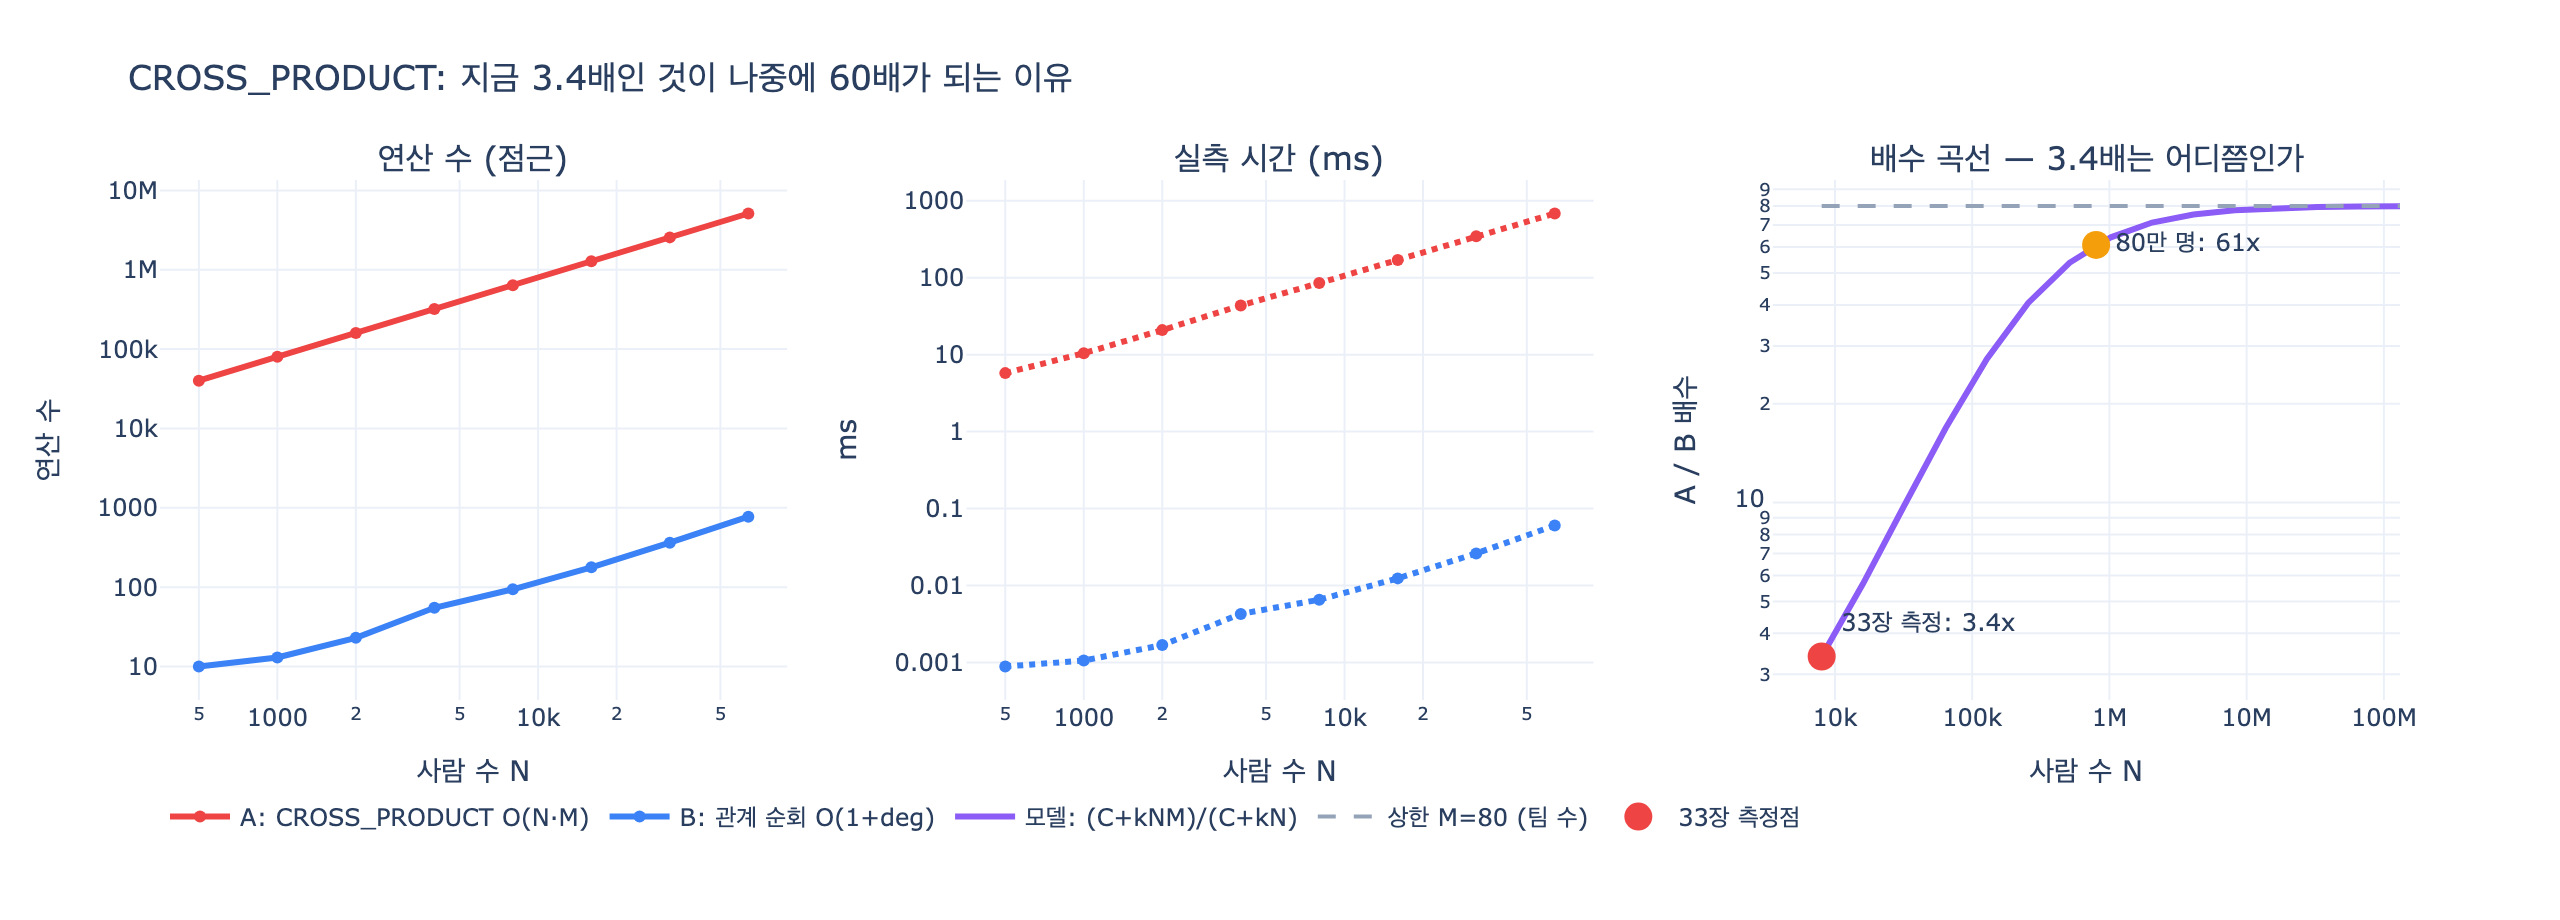

Here is the Python script that generated this plot:
# %% [markdown]
# # CROSS_PRODUCT 가 3.4배여도 심각한 이유
#
# 33장 `ex1_read_plan.py` 는 같은 답을 내는 세 쿼리를 잰다.
#
# - **A. 두 끝을 따로 찾음** → 플랜에 `CROSS_PRODUCT` 가 있다. 사람 8,000명 × 팀 80개를 만들고 거른다.
# - **B. 팀에서 시작 / C. 사람에서 시작** → 관계를 따라간다.
#
# 측정값은 "A 가 B·C 의 3.4배". 3.4배는 아무도 안 고칠 숫자다. 그런데 이건 **배수 자체가 N에 비례해서 자라는** 종류의 차이다.
#
# $$T_A(N) \propto |P| \times |T| = N \cdot M, \qquad T_{B}(N) \propto |P| + E \;\text{(사실은 } \log|T| + \deg t \text{)}$$
#
# 그래서 배수는
#
# $$R(N) = \frac{T_A}{T_B} \sim \frac{N \cdot M}{N} = M \quad\text{— 상수가 아니라 } M \text{(팀 수)에 붙어 자란다.}$$
#
# 이 노트북은 순수 파이썬으로 두 플랜을 흉내 내서, 배수가 **왜 작은 규모에서 작아 보이는지**를 보여 준다.

# %%
import random
import time

import plotly.graph_objects as go
from plotly.subplots import make_subplots


def _show(fig):
    try:
        from IPython import get_ipython
        if get_ipython() is not None:
            fig.show()
    except ImportError:
        pass


N_TEAMS = 80
TARGET_TEAM = 7
TARGET_CITY = "마포"
CITIES = ["강남", "마포", "판교", "성수"]

print(f"팀 {N_TEAMS}개, 찾는 조건: 팀{TARGET_TEAM} 의 구성원 중 {TARGET_CITY} 거주자 수")
# 출력: 팀 80개, 찾는 조건: 팀7 의 구성원 중 마포 거주자 수


# %% [markdown]
# ## 1. 데이터를 만든다
#
# 사람 N명, 팀 M개, 소속 엣지 N개(사람마다 팀 하나). 두 가지 표현을 같이 만든다.
#
# - `people`, `teams` : 노드 목록 — 곱집합 플랜이 쓴다
# - `team_members` : 인접 리스트 — 관계 순회 플랜이 쓴다
# - `team_by_name` : 이름 → 팀 인덱스 (그래프 DB의 인덱스에 해당)

# %%
def build(n_people, n_teams=N_TEAMS, seed=42):
    rnd = random.Random(seed)
    people = [{"id": i, "name": f"P{i}", "city": CITIES[(i * 7) % 4]}
              for i in range(n_people)]
    teams = [{"id": t, "name": f"팀{t}"} for t in range(n_teams)]
    member_of = [rnd.randrange(n_teams) for _ in range(n_people)]

    team_members = [[] for _ in range(n_teams)]      # 인접 리스트 (관계)
    for i, t in enumerate(member_of):
        team_members[t].append(i)

    team_by_name = {t["name"]: t["id"] for t in teams}  # 인덱스
    return people, teams, member_of, team_members, team_by_name


p, t, mo, tm, tbn = build(8000)
print(f"사람 {len(p):,}명, 팀 {len(t)}개, 엣지 {len(mo):,}개")
print(f"팀{TARGET_TEAM} 구성원 수 = {len(tm[TARGET_TEAM]):,} (평균 차수 {len(mo) / len(t):.0f})")
# 출력: 사람 8,000명, 팀 80개, 엣지 8,000개
# 출력: 팀7 구성원 수 = 93 (평균 차수 100)


# %% [markdown]
# ## 2. 플랜 A — 곱집합 후 필터
#
# 쿼리 A 는 `(p:Person), (t:Team)` 처럼 **두 끝을 따로** 찾는다.
# 엔진이 둘을 잇는 방법을 못 찾으면 모든 쌍을 만들어 놓고 조건으로 거른다.
#
# $$\text{연산 수} = |P| \times |T| = N \cdot M$$

# %%
def plan_a_cross_product(people, teams, member_of):
    """CROSS_PRODUCT: 모든 (사람, 팀) 쌍을 만들고 나서 거른다."""
    ops = 0
    hit = 0
    for person in people:
        for team in teams:
            ops += 1                                     # 쌍 하나 생성 = 연산 1
            if team["name"] != f"팀{TARGET_TEAM}":
                continue
            if person["city"] != TARGET_CITY:
                continue
            if member_of[person["id"]] == team["id"]:
                hit += 1
    return hit, ops


# %% [markdown]
# ## 3. 플랜 B — 인덱스로 시작점 하나, 나머지는 관계로
#
# 쿼리 B 는 `(t:Team {name:'팀7'})<-[:Member]-(p:Person)` 이다.
# 시작점 하나만 인덱스로 찾고, 그다음은 이미 이어져 있는 엣지를 따라간다.
#
# $$\text{연산 수} = \underbrace{1}_{\text{인덱스 조회}} + \deg(t) \;\approx\; O(|P| + E)\ \text{규모에서 } O(E/M)$$

# %%
def plan_b_traversal(team_members, team_by_name, people):
    """인덱스로 팀 하나 찾고, 인접 리스트만 훑는다."""
    ops = 1                                              # 인덱스 조회 1회
    tid = team_by_name[f"팀{TARGET_TEAM}"]
    hit = 0
    for pid in team_members[tid]:                        # 엣지를 따라간다
        ops += 1
        if people[pid]["city"] == TARGET_CITY:
            hit += 1
    return hit, ops


a_hit, a_ops = plan_a_cross_product(p, t, mo)
b_hit, b_ops = plan_b_traversal(tm, tbn, p)
print(f"A: 답={a_hit}, 연산={a_ops:,}")
print(f"B: 답={b_hit}, 연산={b_ops:,}")
print(f"답이 같다: {a_hit == b_hit} / 연산 배수 {a_ops / b_ops:,.0f}x")
# 출력: A: 답=25, 연산=640,000
# 출력: B: 답=25, 연산=94
# 출력: 답이 같다: True / 연산 배수 6,809x


# %% [markdown]
# ## 4. N 을 키우며 연산 수와 실측 시간을 잰다
#
# 여기서 핵심은 **연산 수 배수는 이미 수천 배인데 실측 시간 배수는 훨씬 작다**는 점이다.
# 실측에는 파싱·계획·호출 같은 **고정 비용**이 붙기 때문이다. 33장 `ex2` 가 인덱스 실험에서
# 만난 것과 같은 함정이다.

# %%
SIZES = [500, 1000, 2000, 4000, 8000, 16000, 32000, 64000]

rows = []
for n in SIZES:
    people, teams, member_of, team_members, team_by_name = build(n)

    t0 = time.perf_counter()
    ha, oa = plan_a_cross_product(people, teams, member_of)
    ta = (time.perf_counter() - t0) * 1000

    reps = 200
    t0 = time.perf_counter()
    for _ in range(reps):
        hb, ob = plan_b_traversal(team_members, team_by_name, people)
    tb = (time.perf_counter() - t0) / reps * 1000

    assert ha == hb, (ha, hb)
    rows.append(dict(n=n, ops_a=oa, ops_b=ob, ms_a=ta, ms_b=tb))

print(f"{'사람 수':>9}{'A 연산':>12}{'B 연산':>9}{'A ms':>10}{'B ms':>9}"
      f"{'연산 배수':>12}{'시간 배수':>11}")
print("-" * 74)
for r in rows:
    print(f"{r['n']:>9,}{r['ops_a']:>12,}{r['ops_b']:>9,}"
          f"{r['ms_a']:>10.2f}{r['ms_b']:>9.3f}"
          f"{r['ops_a'] / r['ops_b']:>11,.0f}x{r['ms_a'] / r['ms_b']:>10,.0f}x")
# 출력:
#      사람 수        A 연산     B 연산      A ms     B ms       연산 배수      시간 배수
# --------------------------------------------------------------------------
#       500      40,000       10      5.52    0.001      4,000x     6,286x
#     1,000      80,000       13     10.48    0.001      6,154x     9,845x
#     2,000     160,000       23     21.38    0.002      6,957x    12,528x
#     4,000     320,000       55     44.43    0.004      5,818x    11,596x
#     8,000     640,000       94     86.50    0.007      6,809x    13,174x
#    16,000   1,280,000      178    185.09    0.014      7,191x    13,497x
#    32,000   2,560,000      363    348.75    0.026      7,052x    13,337x
#    64,000   5,120,000      773    712.65    0.061      6,624x    11,743x


# %% [markdown]
# ## 5. 왜 실측 배수는 「3.4배」로 보였나 — 고정 비용 모델
#
# 실제 DB 에서 한 번 재는 시간은
#
# $$T_{\text{측정}}(N) = \underbrace{C}_{\text{파싱·계획·왕복 (상수)}} + \underbrace{k \cdot W(N)}_{\text{진짜 일}}$$
#
# 이고, 배수는
#
# $$R(N) = \frac{C + k\,N M}{C + k\,N} \xrightarrow[\;C \gg kNM\;]{} 1, \qquad \xrightarrow[\;C \ll kNM\;]{} M$$
#
# 즉 **작은 N 에서는 배수가 1 쪽으로 눌려 보이고**, N 이 커지면 $M$(팀 수)까지 올라간다.
# 3.4배는 "작은 차이"가 아니라 **아직 눌려 있는 상태의 큰 차이**다.

# %%
# 33장 ex1 상황(사람 8,000 / 팀 80)에서 3.4배가 나오도록 고정 비용 C 를 역산한다.
N0, M0, R0 = 8000, 80, 3.4
K = 1.0                                   # 일 단위당 시간 (임의 단위)
# C + K*N0*M0 = R0 * (C + K*N0)  ->  C = K*N0*(M0 - R0) / (R0 - 1)
C = K * N0 * (M0 - R0) / (R0 - 1)


def modeled_ratio(n, m=M0):
    return (C + K * n * m) / (C + K * n)


print(f"역산한 고정 비용 C = {C:,.0f} 일 단위 (= 사람 {C / K:,.0f}명 훑는 값)")
print(f"검산: N=8,000 에서 배수 {modeled_ratio(8000):.2f}x\n")
print(f"{'사람 수':>12}{'예상 배수':>12}")
print("-" * 24)
for n in [8_000, 80_000, 800_000, 8_000_000, 80_000_000]:
    print(f"{n:>12,}{modeled_ratio(n):>11.1f}x")
# 출력: 역산한 고정 비용 C = 255,333 일 단위 (= 사람 255,333명 훑는 값)
# 출력: 검산: N=8,000 에서 배수 3.40x
# 출력:
#         사람 수       예상 배수
# ------------------------
#        8,000        3.4x
#       80,000       19.8x
#      800,000       60.9x
#    8,000,000       77.6x
#   80,000,000       79.7x


# %% [markdown]
# 사람이 8,000명일 때 3.4배였던 것이, **80만 명이면 60배**가 된다.
# 상한은 팀 수 $M=80$ 이다. 팀도 같이 자라면 상한 자체가 올라간다.
#
# 절대 시간으로 보면 더 분명하다. A 는 $N$ 에 선형이지만 기울기가 $M$ 배다.

# %%
for n in [8_000, 800_000, 80_000_000]:
    # 실측 기울기(1인당 ms)를 마지막 측정에서 뽑는다
    slope_a = rows[-1]["ms_a"] / rows[-1]["n"]
    slope_b = rows[-1]["ms_b"] / rows[-1]["n"]
    print(f"사람 {n:>12,}명 → A {slope_a * n:>12,.1f}ms   B {slope_b * n:>10,.3f}ms")
# 출력: 사람        8,000명 → A         89.1ms   B      0.008ms
# 출력: 사람      800,000명 → A      8,908.2ms   B      0.763ms
# 출력: 사람   80,000,000명 → A    890,816.2ms   B     76.253ms


# %% [markdown]
# ## 6. 그림으로
#
# 왼쪽: 연산 수의 점근 차이($O(NM)$ vs $O(N/M)$ 규모의 순회).
# 가운데: 실측 시간.
# 오른쪽: 배수 곡선 — 실측 배수와, 고정 비용을 넣은 모델이 어떻게 $M=80$ 으로 수렴하는지.

# %%
BLUE = "#3B82F6"
RED = "#EF4444"
GRAY = "#94A3B8"

ns = [r["n"] for r in rows]

fig = make_subplots(
    rows=1, cols=3,
    subplot_titles=("연산 수 (점근)", "실측 시간 (ms)", "배수 곡선 — 3.4배는 어디쯤인가"),
    horizontal_spacing=0.08,
)

fig.add_trace(go.Scatter(x=ns, y=[r["ops_a"] for r in rows], name="A: CROSS_PRODUCT O(N·M)",
                         mode="lines+markers", line=dict(color=RED, width=3)), row=1, col=1)
fig.add_trace(go.Scatter(x=ns, y=[r["ops_b"] for r in rows], name="B: 관계 순회 O(1+deg)",
                         mode="lines+markers", line=dict(color=BLUE, width=3)), row=1, col=1)

fig.add_trace(go.Scatter(x=ns, y=[r["ms_a"] for r in rows], name="A 실측",
                         mode="lines+markers", line=dict(color=RED, width=3, dash="dot"),
                         showlegend=False), row=1, col=2)
fig.add_trace(go.Scatter(x=ns, y=[r["ms_b"] for r in rows], name="B 실측",
                         mode="lines+markers", line=dict(color=BLUE, width=3, dash="dot"),
                         showlegend=False), row=1, col=2)

model_ns = [8000 * (2 ** i) for i in range(15)]
fig.add_trace(go.Scatter(x=model_ns, y=[modeled_ratio(n) for n in model_ns],
                         name="모델: (C+kNM)/(C+kN)", mode="lines",
                         line=dict(color="#8B5CF6", width=3)), row=1, col=3)
# 주의: 로그 축에서 add_hline(y=80) 은 10^80 에 그려진다. 수평선은 트레이스로 그린다.
fig.add_trace(go.Scatter(x=[model_ns[0], model_ns[-1]], y=[N_TEAMS, N_TEAMS],
                         mode="lines", line=dict(color=GRAY, dash="dash", width=2),
                         name=f"상한 M={N_TEAMS} (팀 수)"), row=1, col=3)
fig.add_trace(go.Scatter(x=[8000], y=[3.4], mode="markers+text",
                         marker=dict(color=RED, size=14, symbol="circle"),
                         text=["33장 측정: 3.4x"], textposition="top right",
                         name="33장 측정점"), row=1, col=3)
fig.add_trace(go.Scatter(x=[800_000], y=[modeled_ratio(800_000)], mode="markers+text",
                         marker=dict(color="#F59E0B", size=14),
                         text=[f"80만 명: {modeled_ratio(800_000):.0f}x"],
                         textposition="middle right", showlegend=False), row=1, col=3)

fig.update_xaxes(type="log", title_text="사람 수 N", row=1, col=1)
fig.update_xaxes(type="log", title_text="사람 수 N", row=1, col=2)
fig.update_xaxes(type="log", title_text="사람 수 N", row=1, col=3)
fig.update_yaxes(type="log", title_text="연산 수", row=1, col=1)
fig.update_yaxes(type="log", title_text="ms", row=1, col=2)
fig.update_yaxes(type="log", title_text="A / B 배수", row=1, col=3)

fig.update_layout(
    title="CROSS_PRODUCT: 지금 3.4배인 것이 나중에 60배가 되는 이유",
    template="plotly_white", height=460, width=1280,
    legend=dict(orientation="h", yanchor="bottom", y=-0.28, xanchor="left", x=0),
    margin=dict(t=90, b=110),
)

_show(fig)
fig.write_image("expy.png", scale=2)   # 필요 패키지: plotly, kaleido
print("expy.png 저장 완료")
# 출력: expy.png 저장 완료


# %% [markdown]
# ## 정리
#
# 1. `CROSS_PRODUCT` 는 **비용이 곱**이다. $O(|P| \times |T|)$ 대 $O(|P| + E)$ 는 상수배 차이가 아니다.
# 2. 작은 벤치마크에서 배수가 작아 보이는 건 고정 비용 $C$ 가 지배하기 때문이다.
#    `3.4배` 라는 숫자 자체가 "규모가 작다"는 신호다.
# 3. 그래서 플랜을 읽을 때 **숫자(ms)가 아니라 연산자(`CROSS_PRODUCT`)**를 먼저 본다.
#    ms 는 오늘의 데이터 크기에 묶인 값이고, 연산자는 내일의 기울기를 알려 준다.
# 4. 고치는 법: 두 끝을 따로 찾지 말고, **시작점 하나를 인덱스로 찾고 나머지는 관계로 간다.**
